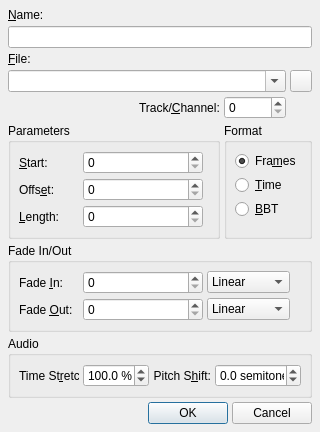
<ui version="4.0" >
 <author>rncbc aka Rui Nuno Capela</author>
 <comment>qtractor - An Audio/MIDI multi-track sequencer.

   Copyright (C) 2005-2008, rncbc aka Rui Nuno Capela. All rights reserved.

   This program is free software; you can redistribute it and/or
   modify it under the terms of the GNU General Public License
   as published by the Free Software Foundation; either version 2
   of the License, or (at your option) any later version.

   This program is distributed in the hope that it will be useful,
   but WITHOUT ANY WARRANTY; without even the implied warranty of
   MERCHANTABILITY or FITNESS FOR A PARTICULAR PURPOSE.  See the
   GNU General Public License for more details.

   You should have received a copy of the GNU General Public License along
   with this program; if not, write to the Free Software Foundation, Inc.,
   51 Franklin Street, Fifth Floor, Boston, MA 02110-1301 USA.

 </comment>
 <class>qtractorClipForm</class>
 <widget class="QDialog" name="qtractorClipForm" >
  <property name="geometry" >
   <rect>
    <x>0</x>
    <y>0</y>
    <width>320</width>
    <height>360</height>
   </rect>
  </property>
  <property name="focusPolicy" >
   <enum>Qt::StrongFocus</enum>
  </property>
  <property name="windowTitle" >
   <string>Clip - Qtractor</string>
  </property>
  <property name="windowIcon" >
   <iconset resource="../icons/qtractor.qrc" >:/icons/editClip.png</iconset>
  </property>
  <layout class="QGridLayout" >
   <item row="0" column="0" colspan="4" >
    <widget class="QLabel" name="ClipNameTextLabel" >
     <property name="text" >
      <string>&amp;Name:</string>
     </property>
     <property name="buddy" >
      <cstring>ClipNameLineEdit</cstring>
     </property>
    </widget>
   </item>
   <item row="1" column="0" colspan="4" >
    <widget class="QLineEdit" name="ClipNameLineEdit" >
     <property name="toolTip" >
      <string>Clip name</string>
     </property>
    </widget>
   </item>
   <item row="2" column="0" colspan="4" >
    <widget class="QLabel" name="FilenameTextLabel" >
     <property name="text" >
      <string>&amp;File:</string>
     </property>
     <property name="buddy" >
      <cstring>FilenameComboBox</cstring>
     </property>
    </widget>
   </item>
   <item row="3" column="0" colspan="3" >
    <widget class="QComboBox" name="FilenameComboBox" >
     <property name="toolTip" >
      <string>Clip filename</string>
     </property>
     <property name="editable" >
      <bool>true</bool>
     </property>
    </widget>
   </item>
   <item row="3" column="3" >
    <widget class="QToolButton" name="FilenameToolButton" >
     <property name="minimumSize" >
      <size>
       <width>22</width>
       <height>22</height>
      </size>
     </property>
     <property name="maximumSize" >
      <size>
       <width>22</width>
       <height>22</height>
      </size>
     </property>
     <property name="icon" >
      <iconset resource="../icons/qtractor.qrc" >:/icons/fileOpen.png</iconset>
     </property>
     <property name="focusPolicy" >
      <enum>Qt::TabFocus</enum>
     </property>
     <property name="toolTip" >
      <string>Browse for clip file</string>
     </property>
    </widget>
   </item>
   <item row="4" column="0" >
    <spacer>
     <property name="orientation" >
      <enum>Qt::Horizontal</enum>
     </property>
     <property name="sizeHint" >
      <size>
       <width>20</width>
       <height>4</height>
      </size>
     </property>
    </spacer>
   </item>
   <item row="4" column="1" >
    <widget class="QLabel" name="TrackChannelTextLabel" >
     <property name="text" >
      <string>Track/&amp;Channel:</string>
     </property>
     <property name="buddy" >
      <cstring>TrackChannelSpinBox</cstring>
     </property>
    </widget>
   </item>
   <item row="4" column="2" >
    <widget class="QSpinBox" name="TrackChannelSpinBox" >
     <property name="minimumSize" >
      <size>
       <width>40</width>
       <height>0</height>
      </size>
     </property>
     <property name="toolTip" >
      <string>Clip track/channel</string>
     </property>
    </widget>
   </item>
   <item row="5" column="0" colspan="2" >
    <widget class="QGroupBox" name="ParamGroupBox" >
     <property name="title" >
      <string>Parameters</string>
     </property>
     <layout class="QGridLayout" >
      <item rowspan="3" row="0" column="2" >
       <spacer>
        <property name="orientation" >
         <enum>Qt::Horizontal</enum>
        </property>
        <property name="sizeHint" >
         <size>
          <width>4</width>
          <height>20</height>
         </size>
        </property>
       </spacer>
      </item>
      <item row="0" column="1" >
       <widget class="qtractorSpinBox" name="ClipStartSpinBox" >
        <property name="minimumSize" >
         <size>
          <width>120</width>
          <height>0</height>
         </size>
        </property>
        <property name="toolTip" >
         <string>Clip start</string>
        </property>
       </widget>
      </item>
      <item row="1" column="1" >
       <widget class="qtractorSpinBox" name="ClipOffsetSpinBox" >
        <property name="minimumSize" >
         <size>
          <width>120</width>
          <height>0</height>
         </size>
        </property>
        <property name="toolTip" >
         <string>Clip offset</string>
        </property>
       </widget>
      </item>
      <item row="2" column="1" >
       <widget class="qtractorSpinBox" name="ClipLengthSpinBox" >
        <property name="minimumSize" >
         <size>
          <width>120</width>
          <height>0</height>
         </size>
        </property>
        <property name="toolTip" >
         <string>Clip length</string>
        </property>
       </widget>
      </item>
      <item row="1" column="0" >
       <widget class="QLabel" name="ClipOffsetTextLLabel" >
        <property name="minimumSize" >
         <size>
          <width>60</width>
          <height>0</height>
         </size>
        </property>
        <property name="text" >
         <string>Offs&amp;et:</string>
        </property>
        <property name="buddy" >
         <cstring>ClipOffsetSpinBox</cstring>
        </property>
       </widget>
      </item>
      <item row="2" column="0" >
       <widget class="QLabel" name="ClipLengthTextLLabel" >
        <property name="minimumSize" >
         <size>
          <width>60</width>
          <height>0</height>
         </size>
        </property>
        <property name="text" >
         <string>&amp;Length:</string>
        </property>
        <property name="buddy" >
         <cstring>ClipLengthSpinBox</cstring>
        </property>
       </widget>
      </item>
      <item row="0" column="0" >
       <widget class="QLabel" name="ClipStartTextLLabel" >
        <property name="minimumSize" >
         <size>
          <width>60</width>
          <height>0</height>
         </size>
        </property>
        <property name="text" >
         <string>&amp;Start:</string>
        </property>
        <property name="buddy" >
         <cstring>ClipStartSpinBox</cstring>
        </property>
       </widget>
      </item>
     </layout>
    </widget>
   </item>
   <item row="5" column="2" colspan="2" >
    <widget class="QGroupBox" name="FormatGroupBox" >
     <property name="title" >
      <string>Format</string>
     </property>
     <layout class="QVBoxLayout" >
      <item>
       <widget class="QRadioButton" name="FramesRadioButton" >
        <property name="toolTip" >
         <string>Frames</string>
        </property>
        <property name="text" >
         <string>Fra&amp;mes</string>
        </property>
        <property name="checked" >
         <bool>true</bool>
        </property>
       </widget>
      </item>
      <item>
       <widget class="QRadioButton" name="TimeRadioButton" >
        <property name="toolTip" >
         <string>Time (hh:mm:ss.zzz)</string>
        </property>
        <property name="text" >
         <string>&amp;Time</string>
        </property>
       </widget>
      </item>
      <item>
       <widget class="QRadioButton" name="BbtRadioButton" >
        <property name="toolTip" >
         <string>BBT (bars.beats.ticks)</string>
        </property>
        <property name="text" >
         <string>&amp;BBT</string>
        </property>
       </widget>
      </item>
      <item>
       <spacer>
        <property name="orientation" >
         <enum>Qt::Vertical</enum>
        </property>
        <property name="sizeHint" >
         <size>
          <width>20</width>
          <height>4</height>
         </size>
        </property>
       </spacer>
      </item>
     </layout>
    </widget>
   </item>
   <item row="6" column="0" colspan="4" >
    <widget class="QGroupBox" name="FadeInOutGroupBox" >
     <property name="title" >
      <string>Fade In/Out</string>
     </property>
     <layout class="QGridLayout" >
      <item row="0" column="0" >
       <widget class="QLabel" name="FadeInTextLabel" >
        <property name="minimumSize" >
         <size>
          <width>60</width>
          <height>0</height>
         </size>
        </property>
        <property name="text" >
         <string>Fade &amp;In:</string>
        </property>
        <property name="buddy" >
         <cstring>FadeInLengthSpinBox</cstring>
        </property>
       </widget>
      </item>
      <item row="0" column="1" >
       <widget class="qtractorSpinBox" name="FadeInLengthSpinBox" >
        <property name="minimumSize" >
         <size>
          <width>120</width>
          <height>0</height>
         </size>
        </property>
        <property name="toolTip" >
         <string>Clip fade-in length</string>
        </property>
       </widget>
      </item>
      <item row="0" column="2" >
       <widget class="QComboBox" name="FadeInTypeComboBox" >
        <property name="toolTip" >
         <string>Clip fade-in type</string>
        </property>
        <item>
         <property name="text" >
          <string>Linear</string>
         </property>
        </item>
        <item>
         <property name="text" >
          <string>Quadratic</string>
         </property>
        </item>
        <item>
         <property name="text" >
          <string>Cubic</string>
         </property>
        </item>
       </widget>
      </item>
      <item rowspan="2" row="0" column="3" >
       <spacer>
        <property name="orientation" >
         <enum>Qt::Horizontal</enum>
        </property>
        <property name="sizeHint" >
         <size>
          <width>4</width>
          <height>20</height>
         </size>
        </property>
       </spacer>
      </item>
      <item row="1" column="0" >
       <widget class="QLabel" name="FadeOutTextLabel" >
        <property name="minimumSize" >
         <size>
          <width>60</width>
          <height>0</height>
         </size>
        </property>
        <property name="text" >
         <string>Fade &amp;Out:</string>
        </property>
        <property name="buddy" >
         <cstring>FadeOutLengthSpinBox</cstring>
        </property>
       </widget>
      </item>
      <item row="1" column="1" >
       <widget class="qtractorSpinBox" name="FadeOutLengthSpinBox" >
        <property name="minimumSize" >
         <size>
          <width>120</width>
          <height>0</height>
         </size>
        </property>
        <property name="toolTip" >
         <string>Clip fade-out length</string>
        </property>
       </widget>
      </item>
      <item row="1" column="2" >
       <widget class="QComboBox" name="FadeOutTypeComboBox" >
        <property name="toolTip" >
         <string>Clip fade-out type</string>
        </property>
        <item>
         <property name="text" >
          <string>Linear</string>
         </property>
        </item>
        <item>
         <property name="text" >
          <string>Quadratic</string>
         </property>
        </item>
        <item>
         <property name="text" >
          <string>Cubic</string>
         </property>
        </item>
       </widget>
      </item>
     </layout>
    </widget>
   </item>
   <item row="7" column="0" colspan="4" >
    <widget class="QGroupBox" name="AudioClipGroupBox" >
     <property name="title" >
      <string>Audio</string>
     </property>
     <layout class="QGridLayout" >
      <item row="0" column="2" >
       <spacer>
        <property name="orientation" >
         <enum>Qt::Horizontal</enum>
        </property>
        <property name="sizeHint" >
         <size>
          <width>20</width>
          <height>20</height>
         </size>
        </property>
       </spacer>
      </item>
      <item row="0" column="0" >
       <widget class="QLabel" name="TimeStretchTextLabel" >
        <property name="minimumSize" >
         <size>
          <width>60</width>
          <height>0</height>
         </size>
        </property>
        <property name="text" >
         <string>Time St&amp;retch:</string>
        </property>
        <property name="buddy" >
         <cstring>TimeStretchSpinBox</cstring>
        </property>
       </widget>
      </item>
      <item row="0" column="1" >
       <widget class="QDoubleSpinBox" name="TimeStretchSpinBox" >
        <property name="minimumSize" >
         <size>
          <width>66</width>
          <height>0</height>
         </size>
        </property>
        <property name="toolTip" >
         <string>Clip time-stretch percentage</string>
        </property>
        <property name="suffix" >
         <string> %</string>
        </property>
        <property name="decimals" >
         <number>1</number>
        </property>
        <property name="minimum" >
         <double>1.0</double>
        </property>
        <property name="maximum" >
         <double>400.0</double>
        </property>
        <property name="value" >
         <double>100.0</double>
        </property>
       </widget>
      </item>
      <item row="0" column="3" >
       <widget class="QLabel" name="PitchShiftTextLabel" >
        <property name="text" >
         <string>Pitch S&amp;hift:</string>
        </property>
        <property name="alignment" >
         <set>Qt::AlignRight|Qt::AlignTrailing|Qt::AlignVCenter</set>
        </property>
        <property name="buddy" >
         <cstring>PitchShiftSpinBox</cstring>
        </property>
       </widget>
      </item>
      <item row="0" column="4" >
       <widget class="QDoubleSpinBox" name="PitchShiftSpinBox" >
        <property name="minimumSize" >
         <size>
          <width>66</width>
          <height>0</height>
         </size>
        </property>
        <property name="toolTip" >
         <string>Clip pitch-shift in semitones</string>
        </property>
        <property name="suffix" >
         <string> semitones</string>
        </property>
        <property name="decimals" >
         <number>1</number>
        </property>
        <property name="minimum" >
         <double>-24.0</double>
        </property>
        <property name="maximum" >
         <double>24.0</double>
        </property>
        <property name="value" >
         <double>0.0</double>
        </property>
       </widget>
      </item>
     </layout>
    </widget>
   </item>
   <item row="8" column="0" colspan="4" >
    <layout class="QHBoxLayout" >
     <item>
      <spacer>
       <property name="orientation" >
        <enum>Qt::Horizontal</enum>
       </property>
       <property name="sizeHint" >
        <size>
         <width>20</width>
         <height>20</height>
        </size>
       </property>
      </spacer>
     </item>
     <item>
      <widget class="QPushButton" name="OkPushButton" >
       <property name="text" >
        <string>OK</string>
       </property>
       <property name="icon" >
        <iconset resource="../icons/qtractor.qrc" >:/icons/formAccept.png</iconset>
       </property>
      </widget>
     </item>
     <item>
      <widget class="QPushButton" name="CancelPushButton" >
       <property name="text" >
        <string>Cancel</string>
       </property>
       <property name="icon" >
        <iconset resource="../icons/qtractor.qrc" >:/icons/formReject.png</iconset>
       </property>
      </widget>
     </item>
    </layout>
   </item>
  </layout>
 </widget>
 <layoutdefault spacing="4" margin="8" />
 <customwidgets>
  <customwidget>
   <class>qtractorSpinBox</class>
   <extends>QSpinBox</extends>
   <header>qtractorSpinBox.h</header>
  </customwidget>
 </customwidgets>
 <tabstops>
  <tabstop>ClipNameLineEdit</tabstop>
  <tabstop>FilenameComboBox</tabstop>
  <tabstop>FilenameToolButton</tabstop>
  <tabstop>TrackChannelSpinBox</tabstop>
  <tabstop>ClipStartSpinBox</tabstop>
  <tabstop>ClipOffsetSpinBox</tabstop>
  <tabstop>ClipLengthSpinBox</tabstop>
  <tabstop>FramesRadioButton</tabstop>
  <tabstop>TimeRadioButton</tabstop>
  <tabstop>BbtRadioButton</tabstop>
  <tabstop>FadeInLengthSpinBox</tabstop>
  <tabstop>FadeInTypeComboBox</tabstop>
  <tabstop>FadeOutLengthSpinBox</tabstop>
  <tabstop>FadeOutTypeComboBox</tabstop>
  <tabstop>PitchShiftSpinBox</tabstop>
  <tabstop>TimeStretchSpinBox</tabstop>
  <tabstop>OkPushButton</tabstop>
  <tabstop>CancelPushButton</tabstop>
 </tabstops>
 <resources>
  <include location="../icons/qtractor.qrc" />
 </resources>
 <connections/>
</ui>
